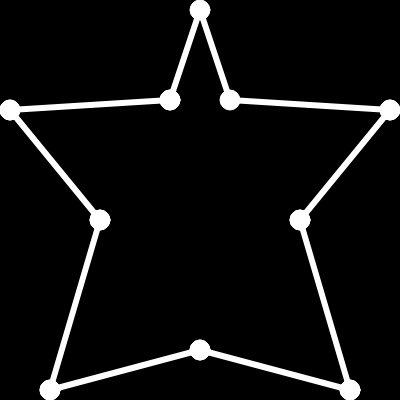
Frame 1 (no input)
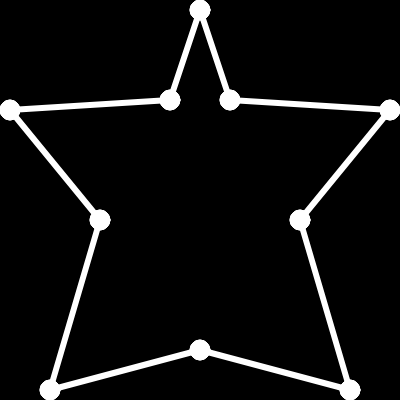
Frame 60 (no input)
Frame 120 (the mouse pressed at the canvas centre since frame 60): identical to frame 60, image omitted

The p5.js sketch that drew these frames (run headless with seeded random() and noise() and a simulated clock; from frame 60 on, the mouse is pressed at the canvas centre):

// p5.js sketch
// ── sketch.js
let grafo;
function setup() {
	createCanvas(400,400);
	grafo = new Grafo();
	crearEstrella();
}

function draw() {
	background(0);
	grafo.show();
}
function mousePressed(){
	grafo.pintarNodo(mouseX,mouseY,color(255,0,0));
}
function crearEstrella(){
		let n1=new Nodo(200,10);
	let n2=new Nodo(230,100);
	let a12=new Arco(n1,n2);
	grafo.agregarArco(a12);
	let n3=new Nodo(390,110);
	let a23=new Arco(n2,n3);
	grafo.agregarArco(a23);
	let n4=new Nodo(300,220);
	let a34=new Arco(n3,n4);
	grafo.agregarArco(a34);
	let n5=new Nodo(350,390);
	let a45=new Arco(n4,n5);
	grafo.agregarArco(a45);
	let n6=new Nodo(200,350);
	let a56=new Arco(n5,n6);
	grafo.agregarArco(a56);
	let n7=new Nodo(50,390);
	let a67=new Arco(n6,n7);
	grafo.agregarArco(a67);
	let n8=new Nodo(100,220);
	let a78=new Arco(n7,n8);
	grafo.agregarArco(a78);
	let n9=new Nodo(10,110);
	let a89=new Arco(n8,n9);
	grafo.agregarArco(a89);
	let n10=new Nodo(170,100);
	let a910=new Arco(n9,n10);
	grafo.agregarArco(a910);
	let a101=new Arco(n10,n1);
	grafo.agregarArco(a101);
}
// ── Clases.js

class Nodo{
	constructor(x,y){
		this.x=x;
		this.y=y;
		this.color=color(255,255,255);
		this.arcos=[];
	}
	agregarArco(arco){
		this.arcos.push(arco);
	}
	setColor(color){
		this.color=color;
	}
	show(){
		fill(this.color);
		ellipse(this.x,this.y,20,20);
		fill(0);
	}
	esNodo(x,y){
		let enX=(x<= (this.x+10))&&(x>=(this.x-10));
		let enY=(y<= (this.y+10))&&(y>=(this.y-10))
		return enX&&enY;
	}
	
	
}
class Arco{
	constructor(ndesde,nhasta){
		this.ndesde=ndesde;
		this.nhasta=nhasta;
		this.nodoSeleccionado;
	}
	esArco(nhasta,ndesde){
		return (this.ndesde.esNodo(ndesde)&&this.nhasta.esNodo(nhasta))||(this.ndesde.esNodo(nhasta)&&this.nhasta.esNodo(ndesde));
	}
	show(){
		this.ndesde.show();
		this.nhasta.show();
		stroke(255);
		strokeWeight(6);
		line(this.ndesde.x,this.ndesde.y,this.nhasta.x,this.nhasta.y);
		strokeWeight(1);
		fill(0);
	}
	xInic(x1,y1,x2,y2){
	}
	yInic(x1,y1,x2,y2){
	}
	xFin(x1,y1,x2,y2){
	}
	yFin(x1,y1,x2,y2){
	}
	nodoSelec(){
		return this.nodoSeleccionado;
	}
	esNodo(x,y){
		let isNodoDesde=this.ndesde.esNodo(x,y); 
		let isNodoHasta=this.nhasta.esNodo(x,y);
		if(isNodoDesde){
			this.nodoSeleccionado=this.ndesde;
		}
		if(isNodoHasta){
			this.nodoSeleccionado=this.nhasta;
		}
		return isNodoDesde||isNodoHasta;
	}
	
	
	
}
class Grafo{
	constructor(){
		this.arcos=[];
		this.arcosSize=0;
	}
	agregarArco(arco){
		this.arcos.push(arco);
		this.arcosSize++;
	}
	show(){
		for(let i=0;i<this.arcosSize;i++){
			this.arcos[i].show();
		}
	}
	pintarNodo(x,y,color){
		
		for(let i=0;i<this.arcosSize;i++){
			if(this.arcos[i].esNodo(x,y)){
				let nodo=this.arcos[i].nodoSelec();
				nodo.setColor(color);
				break;
			}
		}
	}
	
}
